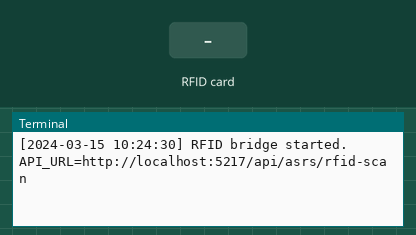
A program run on a simulated Raspberry Pi (header pin numbers). Shown: the last lines printed to the terminal. Inputs (shaded band) come from the test bench. The clock reads 2024-03-15 10:24:30 at power-on unless the program sets it; web requests get an empty 200 reply after 0.4 s.

Above: at 1.2 s.
1.3 s: RFID card 5E 7A 19 C4 held to the reader
At 1.56 s:
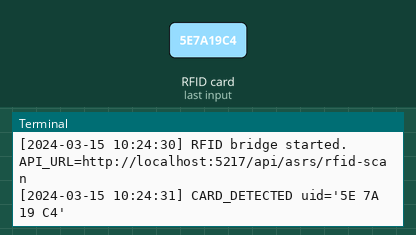
At 2.8 s:
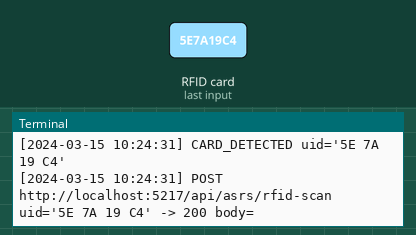

The program:

rfid_bridge.py
```python
#!/usr/bin/env python3
import os
import signal
import sys
import time
from datetime import datetime
from typing import Optional

import requests
from mfrc522 import MFRC522
import RPi.GPIO as GPIO


API_URL = os.getenv("ASRS_API_URL", "http://localhost:5217/api/asrs/rfid-scan")
HTTP_TIMEOUT_SEC = float(os.getenv("ASRS_HTTP_TIMEOUT_SEC", "8"))
POLL_INTERVAL_SEC = float(os.getenv("ASRS_RFID_POLL_INTERVAL_SEC", "0.2"))
SAME_CARD_COOLDOWN_SEC = float(os.getenv("ASRS_RFID_SAME_CARD_COOLDOWN_SEC", "2.5"))

_running = True


def log(message: str) -> None:
    ts = datetime.now().strftime("%Y-%m-%d %H:%M:%S")
    print(f"[{ts}] {message}", flush=True)


def stop_handler(signum, frame):
    del signum, frame
    global _running
    _running = False


def post_uid(uid_hex: str) -> None:
    payload = {"cardUid": uid_hex}
    try:
        response = requests.post(API_URL, json=payload, timeout=HTTP_TIMEOUT_SEC)
        body = response.text.strip()
        if len(body) > 300:
            body = body[:300] + "..."
        log(f"POST {API_URL} uid='{uid_hex}' -> {response.status_code} body={body}")
    except requests.RequestException as ex:
        log(f"POST_FAILED uid='{uid_hex}' error={ex}")


def read_uid_hex(reader: MFRC522) -> Optional[str]:
    status, _ = reader.MFRC522_Request(reader.PICC_REQIDL)
    if status != reader.MI_OK:
        return None

    status, uid = reader.MFRC522_Anticoll()
    if status != reader.MI_OK or not uid:
        return None

    # MFRC522_Anticoll can return 5 bytes for 4-byte UID cards.
    # The 5th byte is BCC (xor of first 4 bytes), not part of UID.
    if len(uid) == 5 and (uid[0] ^ uid[1] ^ uid[2] ^ uid[3]) == uid[4]:
        uid = uid[:4]

    return " ".join(f"{b:02X}" for b in uid)


def main() -> int:
    signal.signal(signal.SIGINT, stop_handler)
    signal.signal(signal.SIGTERM, stop_handler)

    reader = MFRC522()
    log(f"RFID bridge started. API_URL={API_URL}")

    last_uid = ""
    last_sent_at = 0.0

    try:
        while _running:
            uid_hex = read_uid_hex(reader)
            if uid_hex is None:
                time.sleep(POLL_INTERVAL_SEC)
                continue

            now = time.time()
            same_recent = uid_hex == last_uid and (now - last_sent_at) < SAME_CARD_COOLDOWN_SEC
            if same_recent:
                time.sleep(POLL_INTERVAL_SEC)
                continue

            log(f"CARD_DETECTED uid='{uid_hex}'")
            post_uid(uid_hex)
            last_uid = uid_hex
            last_sent_at = now
            time.sleep(POLL_INTERVAL_SEC)
    finally:
        GPIO.cleanup()
        log("RFID bridge stopped.")

    return 0


if __name__ == "__main__":
    sys.exit(main())
```

Measured:
- after the input at 1.3 s, the terminal: prints a new line at once (image 1)
